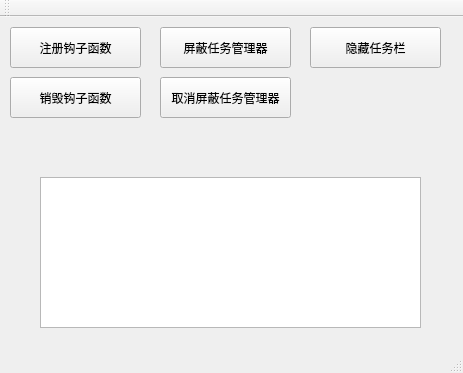
<?xml version="1.0" encoding="UTF-8"?>
<ui version="4.0">
 <class>MainWindow</class>
 <widget class="QMainWindow" name="MainWindow">
  <property name="geometry">
   <rect>
    <x>0</x>
    <y>0</y>
    <width>463</width>
    <height>373</height>
   </rect>
  </property>
  <property name="windowTitle">
   <string>MainWindow</string>
  </property>
  <widget class="QWidget" name="centralWidget">
   <widget class="QPushButton" name="pushButton">
    <property name="geometry">
     <rect>
      <x>10</x>
      <y>10</y>
      <width>131</width>
      <height>41</height>
     </rect>
    </property>
    <property name="text">
     <string>注册钩子函数</string>
    </property>
   </widget>
   <widget class="QPushButton" name="pushButton_2">
    <property name="geometry">
     <rect>
      <x>10</x>
      <y>60</y>
      <width>131</width>
      <height>41</height>
     </rect>
    </property>
    <property name="text">
     <string>销毁钩子函数</string>
    </property>
   </widget>
   <widget class="QTextEdit" name="textEdit">
    <property name="geometry">
     <rect>
      <x>40</x>
      <y>160</y>
      <width>381</width>
      <height>151</height>
     </rect>
    </property>
   </widget>
   <widget class="QPushButton" name="pushButton_3">
    <property name="geometry">
     <rect>
      <x>160</x>
      <y>10</y>
      <width>131</width>
      <height>41</height>
     </rect>
    </property>
    <property name="text">
     <string>屏蔽任务管理器</string>
    </property>
   </widget>
   <widget class="QPushButton" name="pushButton_4">
    <property name="geometry">
     <rect>
      <x>160</x>
      <y>60</y>
      <width>131</width>
      <height>41</height>
     </rect>
    </property>
    <property name="text">
     <string>取消屏蔽任务管理器</string>
    </property>
   </widget>
   <widget class="QPushButton" name="pushButton_5">
    <property name="geometry">
     <rect>
      <x>310</x>
      <y>10</y>
      <width>131</width>
      <height>41</height>
     </rect>
    </property>
    <property name="text">
     <string>隐藏任务栏</string>
    </property>
   </widget>
  </widget>
  <widget class="QMenuBar" name="menuBar">
   <property name="geometry">
    <rect>
     <x>0</x>
     <y>0</y>
     <width>463</width>
     <height>19</height>
    </rect>
   </property>
  </widget>
  <widget class="QToolBar" name="mainToolBar">
   <attribute name="toolBarArea">
    <enum>TopToolBarArea</enum>
   </attribute>
   <attribute name="toolBarBreak">
    <bool>false</bool>
   </attribute>
  </widget>
  <widget class="QStatusBar" name="statusBar"/>
 </widget>
 <layoutdefault spacing="6" margin="11"/>
 <resources/>
 <connections/>
</ui>
